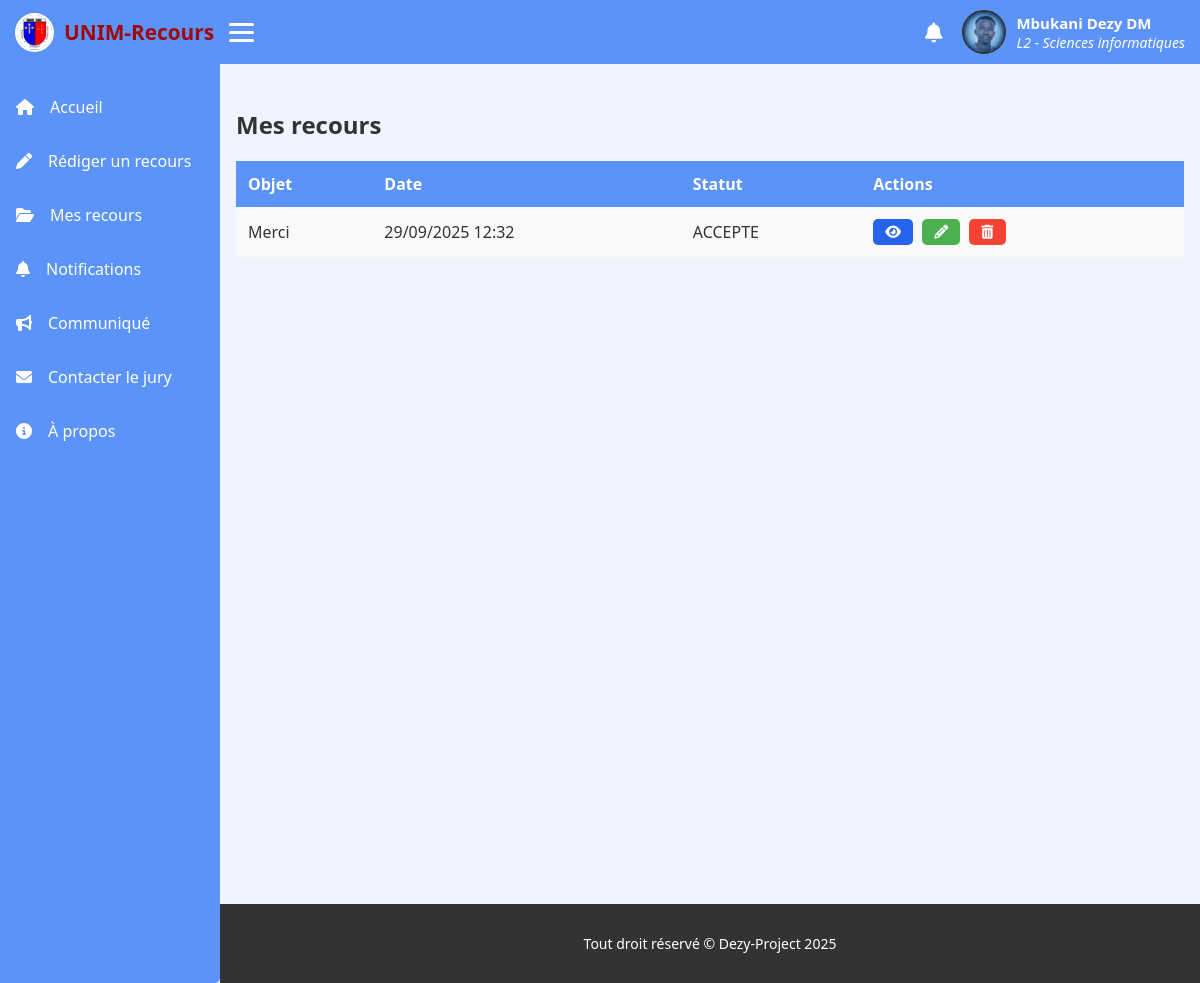
/recours/recours/mes/ (signed in), run on the app's committed database.
### accounts/models.py (models this page shows, shortened)
class User(AbstractUser):
    class Roles(models.TextChoices):
        ETUDIANT = 'ETU', 'Étudiant'
        JURY = 'JUR', 'Jury'
        STAFF = 'STA', 'Staff/Administration'
    role = models.CharField(
        max_length=3,
        choices=Roles.choices,
        default=Roles.ETUDIANT,
        help_text="Rôle fonctionnel de l'utilisateur"
    )
    autre_nom = models.CharField(
        max_length=150,
        help_text="Deuxième prénom ou deuxième nom selon la coutume"
    )
    def nom_complet(self):
        parts = [self.first_name, self.last_name,  self.autre_nom]
        return " ".join(p for p in parts if p)

### etudiants/models.py (models this page shows, shortened)
class EtudiantProfile(models.Model):
    user = models.OneToOneField(
        settings.AUTH_USER_MODEL,
        on_delete=models.CASCADE,
        related_name='etudiant_profile'
    )
    departement = models.ForeignKey(
        Departement,
        on_delete=models.PROTECT,
        related_name='etudiants'
    )
    promotion = models.CharField(max_length=2, choices=PROMO_CHOICES)
    photo_profil = models.ImageField(upload_to='photos_etudiants/', blank=True, null=True)

### structure/models.py (models this page shows, shortened)
class Departement(models.Model):
    domaine = models.ForeignKey(Domaine, on_delete=models.CASCADE, related_name='departements')
    nom = models.CharField(max_length=200, unique=True)  # ex: Informatique, Aménagement...

### recours/models.py (models this page shows, shortened)
class Recours(models.Model):
    class Statut(models.TextChoices):
        ENVOYE = 'ENVOYE', 'Envoyé'
        EN_COURS = 'EN_COURS', 'En cours de traitement'
        ACCEPTE = 'ACCEPTE', 'Accepté'
        REJETE = 'REJETE', 'Rejeté'
    etudiant = models.ForeignKey(EtudiantProfile, on_delete=models.CASCADE, related_name='recours')
    domaine = models.ForeignKey(Domaine, on_delete=models.PROTECT, related_name='recours')
    jury_assigne = models.ForeignKey(JuryProfile, on_delete=models.SET_NULL,
                                     null=True, blank=True, related_name='recours_assignes')
    objet = models.CharField(max_length=255)
    message = models.TextField()
    fichier_joint = models.FileField(upload_to='recours_fichiers/', blank=True, null=True)
    date_envoi = models.DateTimeField(auto_now_add=True)
    statut = models.CharField(max_length=20, choices=Statut.choices, default=Statut.ENVOYE)
    decision = models.TextField(blank=True, null=True)

### recours/views.py (the view)
# urls.py: path('recours/mes/', views.mes_recours, name='mes_recours'),
@login_required
def mes_recours(request):
    if not hasattr(request.user, 'etudiant_profile'):
        messages.error(request, "Accès réservé aux étudiants.")
        return redirect('etudiant_dashboard')
    data = (
        request.user.etudiant_profile.recours
        .select_related('domaine')
        .order_by('-date_envoi')
    )
    return render(request, 'etudiants/mes_recours.html', {'recours': data})

### templates/etudiants/mes_recours.html (shortened to what this page needs)
{% extends "pages/base.html" %}
{% load static %}
{% block content %}
<h2>Mes recours</h2>
{% if recours %}
<table>
    <tr>
        <th>Objet</th>
        <th>Date</th>
        <th>Statut</th>
        <th>Actions</th>
    </tr>
    {% for r in recours %}
    <tr>
        <td>{{ r.objet }}</td>
        <td>{{ r.date_envoi|date:"d/m/Y H:i" }}</td>
        <td>{{ r.statut }}</td>
        <td>
            <a href="{% url 'detail_recours_etudiant' r.pk %}" class="btn-view"
            title="Voir les détails">
            <i class="fas fa-eye"></i>
            </a>
            <a href="{% url 'modifier_recours' r.pk %}" class="btn-edit" title="Modifier">
                <i class="fas fa-pencil-alt"></i>
            </a>
            <a href="{% url 'supprimer_recours' r.pk %}" class="btn-delete" title="Supprimer"
            onclick="return confirm('Voulez-vous vraiment supprimer ce recours ?')">
                <i class="fas fa-trash-alt"></i>
            </a>
</td>
    </tr>
    {% endfor %}
</table>
{% else %}
<p>Aucun recours</p>
{% endif %}
{% endblock content %}

### templates/pages/base.html (shortened to what this page needs)
{% load static %}
<!DOCTYPE html>
<html lang="en">
<head>
    <link rel="stylesheet" href="https://cdnjs.cloudflare.com/ajax/libs/font-awesome/6.5.0/css/all.min.css">
</head>
<body>
    <header>
        <div class="left">
            <div class="logo">
                <img src="{% static 'logo.jpg' %}" alt="Logo">
                <a href="{% url 'dashboard_redirect' %}">UNIM-Recours</a>
            </div>
            <div class="burger" onclick="toggleMenu()">
                <span></span><span></span><span></span>
            </div>
        </div>
        <div class="right">
                <a href="{% url 'mes_notifications' %}" class="notif-link">
                    <i class="fas fa-bell"></i>
                </a>
            <div class="profil-menu">
                <a href="#" class="profil">
                    {% if user.etudiant_profile.photo_profil %}
                        <img src="{{ user.etudiant_profile.photo_profil.url }}" alt="Profil">
                    {% else %}
                        <img src="{% static 'icons/etu.webp' %}" alt="">
                    {% endif %}
                    <span>
                        <b>{{ user.nom_complet }}</b>
                        <i>{{ user.etudiant_profile.promotion }} - {{ user.etudiant_profile.departement.nom }}</i>
                    </span>
                </a>
            </div>
        </div>
    </header>
    <div id="side_bar">
        <div class="liens">
            <a href="{% url 'dashboard_redirect' %}"><i class="fas fa-home"></i><span class="text">Accueil</span></a>
            <a href="{% url 'creer_recours' %}"><i class="fas fa-pen"></i><span class="text">Rédiger un recours</span></a>
            <a href="{% url 'mes_recours' %}"><i class="fas fa-folder-open"></i><span class="text">Mes recours</span></a>
           <a href="{% url 'mes_notifications' %}" class="notif-link">
                <i class="fas fa-bell"></i><span class="text">Notifications</span>
           </a>
            <a href="{% url 'liste_communiques' %}"><i class="fas fa-bullhorn"></i><span class="text">Communiqué</span></a>
            <a href="#"><i class="fas fa-envelope"></i><span class="text">Contacter le jury</span></a>
            <a href="#"><i class="fas fa-info-circle"></i><span class="text">À propos</span></a>
        </div>
    </div>
    <div class="content">
        {% block content %}
        {% endblock %}
    </div>
    <footer>
        <p>Tout droit réservé © Dezy-Project 2025</p>
    </footer>
</body>
</html>

### templates/pages/base.html (style rules this page uses)
html { --var-secondary-color: #6e51cf; --var-text-color: #fff; --var-text-color-dark: #333; --var-bg-light: #f0f4ff; --var-bg-dark: #d3c9f3; --unim--1: rgb(160, 8, 8); --bg--vrai: rgb(92, 147, 248); }
body { background: var(--var-bg-light); color: var(--var-text-color-dark); font-family: 'Segoe UI', Tahoma, Geneva, Verdana, sans-serif; margin: 0; padding: 0; }
#side_bar { background-color: var(--bg--vrai); width: 220px; display: flex; flex-direction: column; position: fixed; top: 0; left: 0; bottom: 0; transition: width .3s ease; border-radius: 0 5px 5px 0; overflow-x: hidden; }
#side_bar .liens { margin-top: 80px; flex: 1; }
#side_bar .liens a { text-decoration: none; display: flex; align-items: center; gap: 1rem; color: var(--var-text-color); padding: 1rem; border-radius: 6px; transition: background .3s; font-size: 16px; }
header { display: flex; align-items: center; justify-content: space-between; background-color: var(--bg--vrai); padding: 10px 15px; position: fixed; top: 0; left: 0; right: 0; z-index: 1000; }
header .left { display: flex; align-items: center; gap: 15px; }
header .logo { display: flex; align-items: center; gap: 10px; }
header .logo img { width: 35px; height: 35px; border-radius: 50%; border: 2px solid var(--var-text-color); }
header .logo a { text-decoration: none; color: var(--unim--1); font-weight: bold; font-size: 1.3em; }
.burger { display: flex; flex-direction: column; cursor: pointer; gap: 5px; }
.burger span { width: 25px; height: 3px; background: var(--var-text-color); border-radius: 3px; }
header .right { display: flex; align-items: center; gap: 20px; }
.profil-menu { position: relative; }
.profil { display: flex; align-items: center; gap: 10px; cursor: pointer; color: var(--var-text-color); text-decoration: none; }
.profil img { width: 40px; height: 40px; border-radius: 50%; border: 2px solid var(--var-text-color-dark); }
.profil span { display: flex; flex-direction: column; font-size: 14px; }
.profil span b { font-size: 15px; }
.content { transition: margin-left .3s ease; margin-left: 220px; padding: 1rem; min-height: 100vh; margin-top: 4.5rem; }
footer { transition: margin-left .3s ease; margin-left: 220px; padding: 1rem; text-align: center; font-size: 14px; color: var(--var-text-color); background-color: var(--var-text-color-dark); }
.notif-link { position: relative; display: inline-block; color: var(--var-text-color); font-size: 20px; }

### templates/etudiants/mes_recours.html (style rules this page uses)
table { border-collapse: collapse; width: 100%; }
th, td { text-align: left; padding: 12px; }
th { background-color: var(--bg--vrai); color: white; }
tr:nth-child(even) { background-color: #f9f9f9; }
.btn-edit, .btn-delete { padding: 6px 12px; border-radius: 5px; text-decoration: none; font-size: 14px; font-weight: bold; margin-right: 5px; transition: background 0.3s ease; display: inline-flex; align-items: center; gap: 5px; }
.btn-edit { background-color: #4CAF50; color: white; }
.btn-delete { background-color: #f44336; color: white; }
.btn-view { background-color: #2563eb; color: white; padding: 6px 12px; border-radius: 5px; text-decoration: none; font-size: 14px; font-weight: bold; margin-right: 5px; transition: background 0.3s ease; display: inline-flex; align-items: center; gap: 5px; }

### data on the page
User: etudiant_profile.photo_profil (picture), nom_complet "Mbukani Dezy DM", etudiant_profile.promotion "L2", etudiant_profile.departement.nom "Sciences informatiques"
Recours: objet "Merci", date_envoi "29/09/2025 12:32", statut "ACCEPTE"
